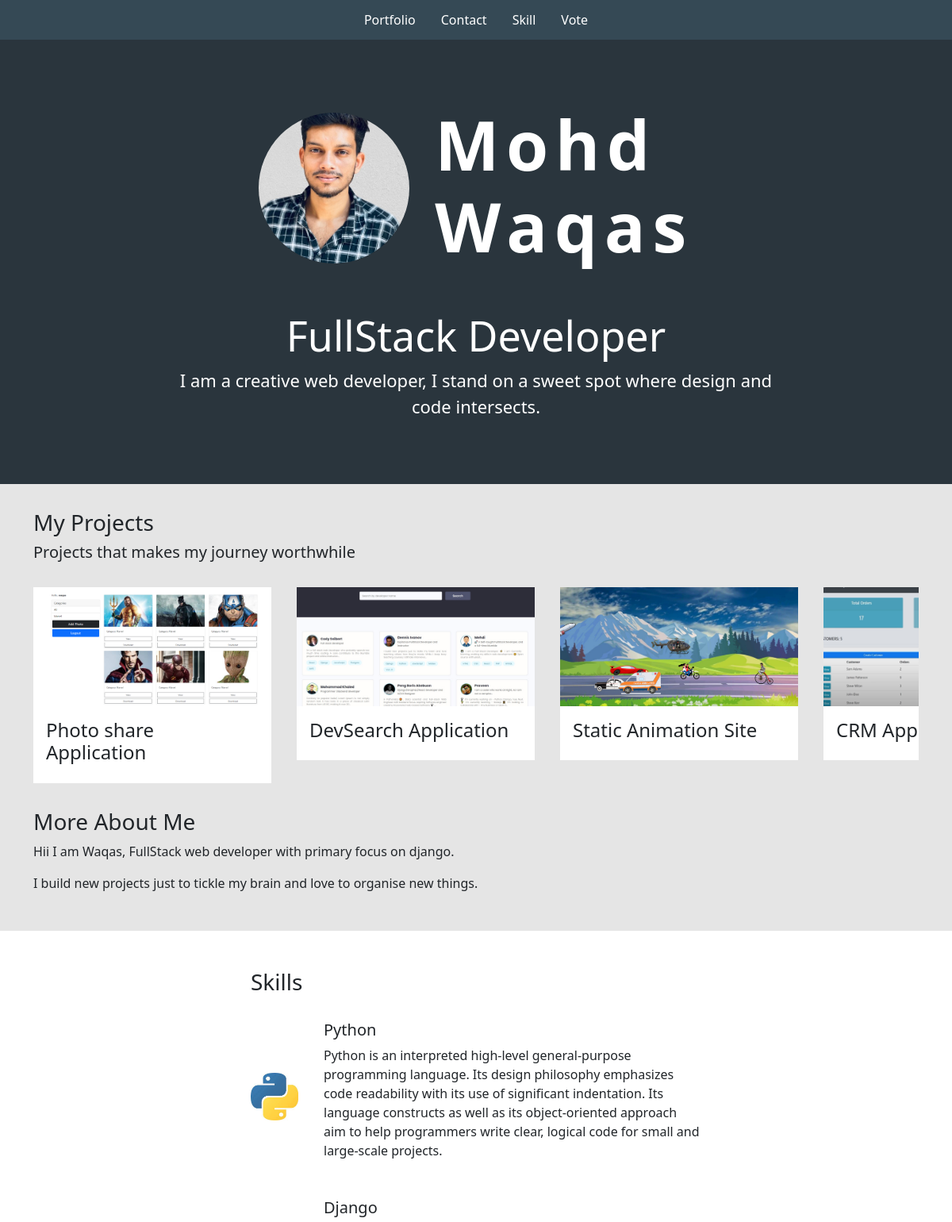
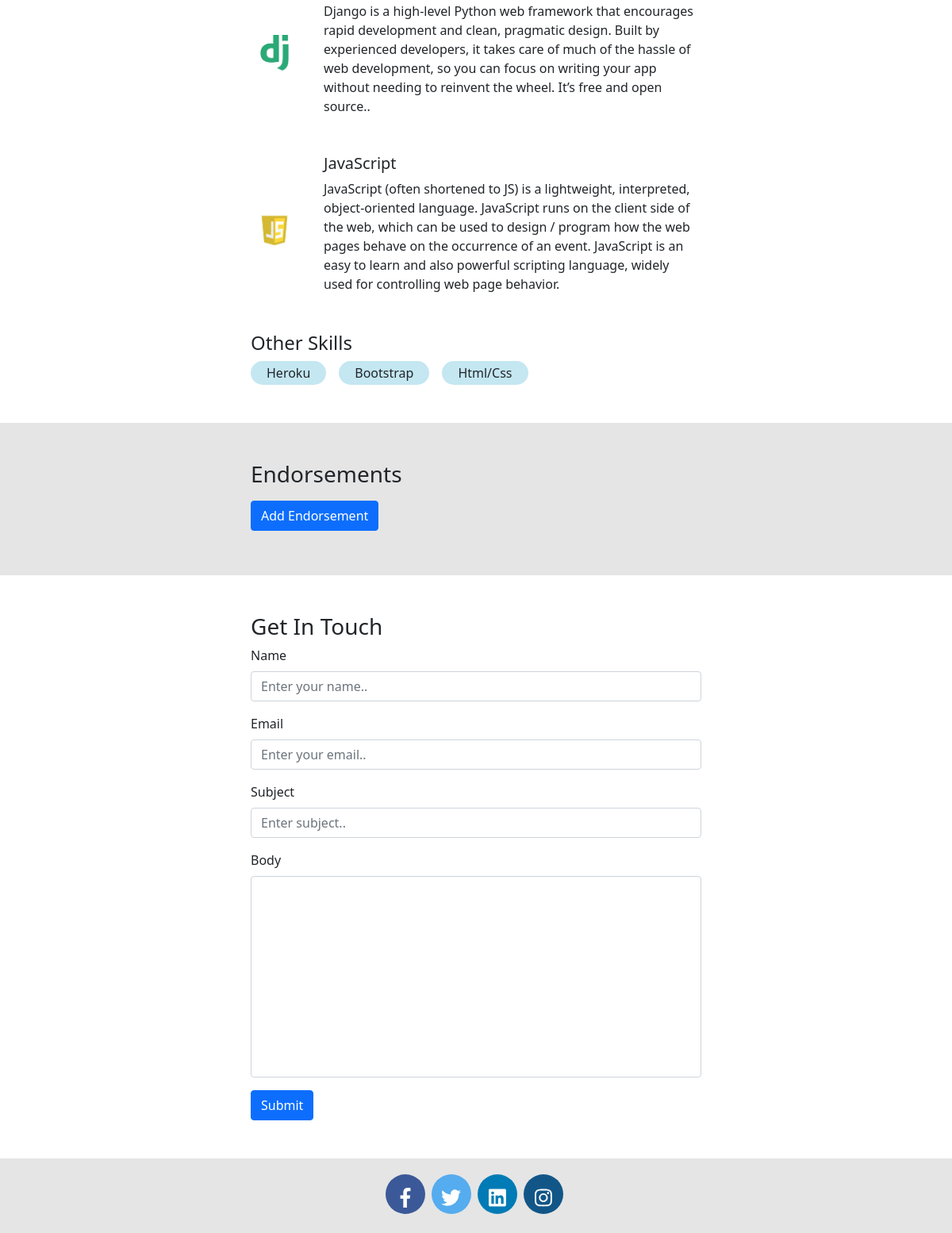
The page / on the database its author committed (2 pictures, top to bottom).
### base/models.py (models this page shows, shortened)
class Project(models.Model):
    title = models.CharField(max_length=200)
    thumbnail = models.ImageField(null=True)
    body = RichTextUploadingField()
    slug =  models.SlugField(null=True, blank=True)
    created = models.DateTimeField(auto_now_add=True)
    id = models.UUIDField(default=uuid.uuid4, unique=True, primary_key=True, editable=False)

class Skill(models.Model):
    title = models.CharField(max_length=200)
    body = models.TextField(null=True, blank=True)
    logo = models.ImageField(null=True, default='skill.jpg')
    created = models.DateTimeField(auto_now_add=True)
    id = models.UUIDField(default=uuid.uuid4, unique=True, primary_key=True, editable=False)

class Message(models.Model):
    name = models.CharField(max_length=200, null=True)
    email = models.EmailField(max_length=250)
    subject = models.CharField(max_length=250, null=True)
    body = models.TextField()
    is_read = models.BooleanField(default=False)
    created = models.DateTimeField(auto_now_add=True)
    id = models.UUIDField(default=uuid.uuid4, unique=True, primary_key=True, editable=False)

### base/views.py (the view)
# urls.py: path('', views.homePage, name='home'),
def homePage(request):
    projects = Project.objects.all()
    detailed_skills = Skill.objects.exclude(body='')
    skills = Skill.objects.filter(body='')
    endorsements = Endorsement.objects.filter(approved=True)
    form = MessageForm()
    if request.method == 'POST':
        form = MessageForm(request.POST)
        if form.is_valid():
            form.save()
            messages.success(request, 'Your message has been sent!')
            return redirect('home')
    context = {'projects':projects, 'skills':skills, 'detailed_skills':detailed_skills, 'form':form, 'endorsements':endorsements}
    return render(request, 'base/home.html', context)

### base/forms.py
class MessageForm(ModelForm):
    class Meta:
        model = Message
        fields = '__all__'
        exclude = ['is_read']
    def __init__(self, *args, **kwargs):
        super(MessageForm, self).__init__(*args, **kwargs)
        self.fields['name'].widget.attrs.update({'class': 'form-control', 'placeholder': 'Enter your name..'})
        self.fields['email'].widget.attrs.update({'class': 'form-control', 'placeholder': 'Enter your email..'})
        self.fields['subject'].widget.attrs.update({'class': 'form-control', 'placeholder': 'Enter subject..'})
        self.fields['body'].widget.attrs.update({'class': 'form-control'})

### base/templates/base/home.html (shortened to what this page needs)
{% extends 'base/main.html'%}
{% load static %}
{% block content %}
    <section class="hero">
        <div class="hero--content">
            <div class="hero--content--intro">
                <img id="profile-pic" src="{% static 'images/portfolio-image.jpg' %}" alt="">
                <h1 class="intro--name">Mohd<br>Waqas</h1>
            </div>
            <div class="hero--content--subheadline">
                <h3 class="description">FullStack Developer</h3>
                <p class="slogan">I am a creative web developer, I stand on a sweet spot where design and code intersects.</p>
            </div>
        </div>
    </section>
    <section class="container section--2" id="project">
        <h3>My Projects</h3>
        <h5>Projects that makes my journey worthwhile</h5>
        <div class="project--wrapper">
            {% for project in projects %}
            <div class="project--column">
                <a href="{% url 'project' project.id %}">
                <img class="project--thumbnail" src="{{project.thumbnail.url}}" alt="">
                </a>
                <div class="project--body">
                     <h4>{{project.title}}</h4>
                </div>
            </div>
            {% empty %}
                <h3>There are no projects in the database..</h3>
            {% endfor %}
        </div>
        <h3>More About Me</h3>
        <p>Hii I am Waqas, FullStack web developer with primary focus on django.</p>
        <p>
            I build new projects just to tickle my brain and love to organise new things.</p>
    </section>
    <section class="section--1" id="skill">
     <div class="skills--container">
         <h3>Skills</h3>
         {% for skill in detailed_skills %}
         <div class="skill--wrapper">
       {% if skill.logo %}
            <img class="skill--logo" src="{{skill.logo.url}}" alt="">
       {% endif %}
            <div>
             <h5>{{skill.title}}</h5>
             <p>{{skill.body}}</p>
            </div>
         </div>
         {% endfor %}
         <h4>Other Skills</h4>
         <div class="other--skills--wrapper">
             {% for skill in skills %}
            <div class="skill--tag">
                <span>{{skill.title}}</span>
            </div>
            {% endfor %}
        </div>
     </div>
    </section>
    <section class="section--2">
        <div class="skills--container">
            <h3>Endorsements</h3>
            <a class="btn btn-primary my-2" href="{% url 'add-endorsement' %}">Add Endorsement</a>
        </div>
       </section>
    <section class="section--1" id="contact">
        <div class="container">
            <div class="contact-container">
            <h3>Get In Touch</h3>
            <form class="contact--form" action="" method="POST">
                {% for field in form %}
                    <div class="mb-3">
                        <label class="form-label">{{field.label}}</label>
                        {{field}}
                    </div>
                {% endfor %}
                <input class="btn btn-primary" type="submit" value="Submit">
            </form>
          </div>
      </div>
    </section>
    {% endblock content %}

### base/templates/base/main.html (shortened to what this page needs)
{% load static %}
<!DOCTYPE html>
<html lang="en">
<head>
    <link rel="stylesheet" href="{% static 'styles/main.css' %}">
    <link href="https://cdn.jsdelivr.net/npm/bootstrap@5.1.1/dist/css/bootstrap.min.css" rel="stylesheet">
</head>
<body class="main">
    {% include 'base/navbar.html' %}
    {% block content %}
    {% endblock content %}
    <footer class="footer--container">
      <div class="rounded-social-buttons">
                        <a class="social-button facebook" href="https://www.facebook.com/mohd.waqas.9275" target="_blank"><i class="fab fa-facebook-f"></i></a>
                        <a class="social-button twitter" href="https://www.twitter.com/@Mohd_waqas786" target="_blank"><i class="fab fa-twitter"></i></a>
                        <a class="social-button linkedin" href="https://www.linkedin.com/in/mohd-waqas-4a6639214" target="_blank"><i class="fab fa-linkedin"></i></a>
                        <a class="social-button instagram" href="https://www.instagram.com/mohdwaqas823/" target="_blank"><i class="fab fa-instagram"></i></a>
                    </div>
    </footer>
</body>
</html>

### base/templates/base/navbar.html (shortened to what this page needs)
 <section class="navigation-bar">
    <a class="nav-link" href="{% url 'home' %}">
        Portfolio
    </a>
    <a class="nav-link" href="#contact">
        Contact
    </a>
    <a class="nav-link" href="#skill">
        Skill
    </a>
    <a class="nav-link" href="{% url 'chart' %}">
        Vote
    </a>
</section>

### static/styles/main.css (style rules this page uses)
.main { background-color: #e5e5e5; }
.navigation-bar { background-color: #354955; height: 50px; display: flex; justify-content: center; align-items: center; }
.navigation-bar a { color: white; }
.hero { background-color: #2a353d; min-height: 70vh; color: white; }
#profile-pic { height: 190px; width: 190px; object-fit: cover; border-radius: 50%; }
.hero--content { width: 800px; margin: 0 auto; padding-top: 5em; }
.hero--content--intro { display: flex; color: white; justify-content: center; align-items: center; gap: 2em; margin-bottom: 3em; }
.intro--name { font-size: 86px; letter-spacing: .1em; font-weight: 700; }
.description { font-size: 52px; text-align: center; font-weight:normal; }
.slogan { font-size: 22px; text-align: center; }
.project--wrapper { display: flex; gap: 2em; margin-top: 2em; margin-bottom: 2em; overflow-x: scroll; }
.project--column { min-width: 300px }
.project--thumbnail { width: 100%; height: 150px; object-fit: cover; }
.project--body { background-color: white; padding: 1em; }
.skills--container { width: 600px; margin: 0 auto; padding: 1em; }
.contact-container { max-width: 600px; margin: 0 auto; padding: 1em; }
.skill--wrapper { margin-top: 2em; margin-bottom: 2em; display: flex; gap: 2em; align-items: center; }
.section--1 { background-color: white; padding-top: 2em; padding-bottom: 2em; }
.section--2 { background-color: #e5e5e5; padding-top: 2em; padding-bottom: 2em; }
.other--skills--wrapper { display: flex; flex-wrap: wrap; gap: 1em; }
.skill--tag { background-color: #c4e7f2; width: fit-content; padding: 3px 20px; border-radius: 20px; }
.skill--logo { width: 60px; object-fit: contain; }
.contact--form { display: block; max-width: 600px; margin: 0 auto; }

### base/templates/base/main.html (style rules this page uses)
textarea { resize: none; }
.svg-inline--fa { vertical-align: -0.200em; }
.rounded-social-buttons { text-align: center; }
.rounded-social-buttons .social-button { display: inline-block; position: relative; cursor: pointer; width: 3.125rem; height: 3.125rem; border: 0.125rem solid transparent; padding: 0; text-decoration: none; text-align: center; color: #fefefe; font-size: 1.5625rem; font-weight: normal; line-height: 2em; border-radius: 1.6875rem; transition: all 0.5s ease; margin-right: 0.25rem; margin-bottom: 0.25rem; }
.rounded-social-buttons .fa-twitter, .fa-facebook-f, .fa-linkedin, .fa-youtube, .fa-instagram { font-size: 25px; }
.rounded-social-buttons .social-button.facebook { background: #3b5998; }
.rounded-social-buttons .social-button.twitter { background: #55acee; }
.rounded-social-buttons .social-button.linkedin { background: #007bb5; }
.rounded-social-buttons .social-button.instagram { background: #125688; }
.footer--container { padding: 20px; }

### rows shown on the page
Project: thumbnail (picture), title "Photo share Application"
Project: thumbnail (picture), title "DevSearch Application"
Project: thumbnail (picture), title "Static Animation Site"
Project: thumbnail (picture), title "CRM…"
Skill: logo (picture), title "Python", body "Python is an interpreted high-level general-purpose programming language. Its design philosophy emphasizes code readability with its use of significant indentation. Its language constructs as well as its object-oriented approach aim to help programmers write clear, logical code for small and large-scale projects."
Skill: logo (picture), title "Django", body "Django is a high-level Python web framework that encourages rapid development and clean, pragmatic design. Built by experienced developers, it takes care of much of the hassle of web development, so you can focus on writing your app without needing to reinvent the wheel. It’s free and open source.."
Skill: logo (picture), title "JavaScript", body "JavaScript (often shortened to JS) is a lightweight, interpreted, object-oriented language. JavaScript runs on the client side of the web, which can be used to design / program how the web pages behave on the occurrence of an event. JavaScript is an easy to learn and also powerful scripting language, widely used for controlling web page behavior."
Skill: title "Heroku"
Skill: title "Bootstrap"
Skill: title "Html/Css"

### other values the page prints
{{ field.label }} "Name" "Email" "Subject" "Body"
